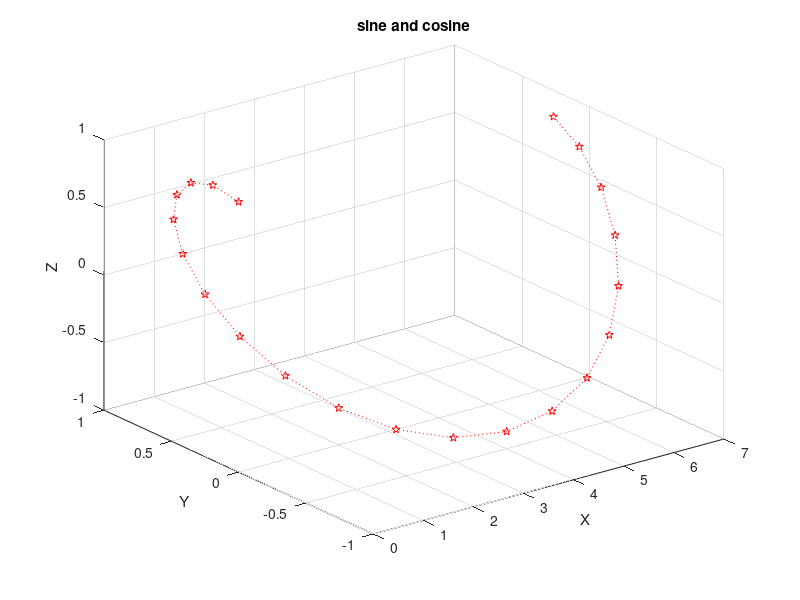

MATLAB code to generate this figure:
t=0:pi/10:2*pi;
x=t;
y=sin(t);
z=cos(t);
plot3(x,y,z,'r:p');
grid on;
xlabel('X');
ylabel('Y');
zlabel('Z');
title('sine and cosine');